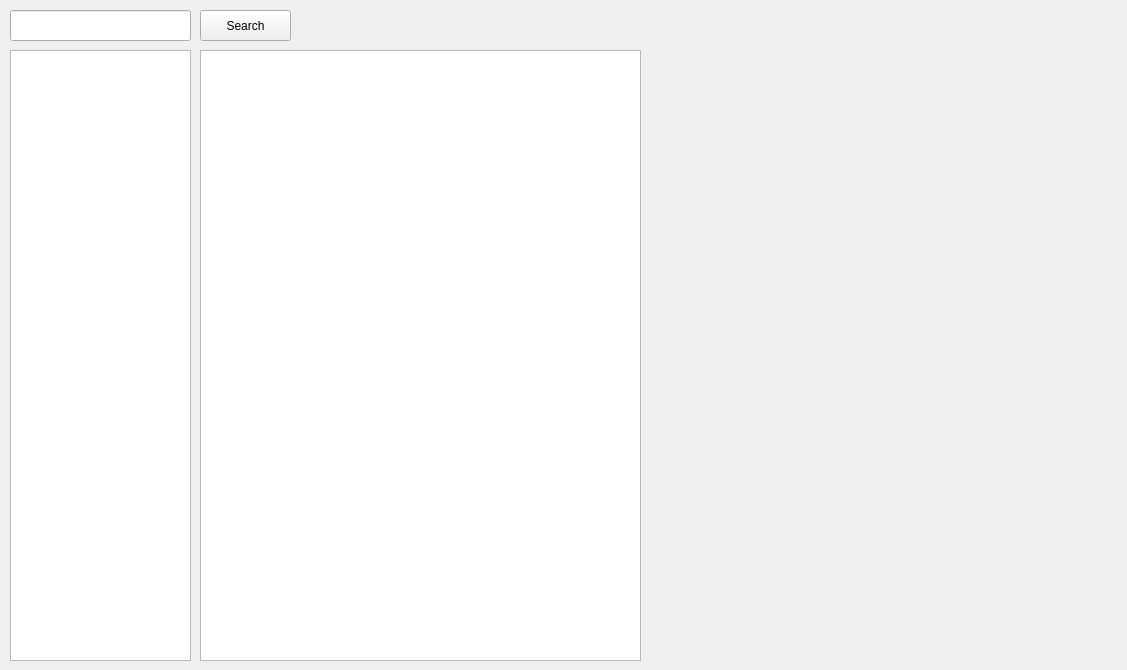
<?xml version="1.0" encoding="UTF-8"?>
<ui version="4.0">
 <class>Form</class>
 <widget class="QWidget" name="Form">
  <property name="geometry">
   <rect>
    <x>0</x>
    <y>0</y>
    <width>1127</width>
    <height>670</height>
   </rect>
  </property>
  <property name="windowTitle">
   <string>Form</string>
  </property>
  <widget class="QListWidget" name="podcast_search_results_list">
   <property name="geometry">
    <rect>
     <x>10</x>
     <y>50</y>
     <width>181</width>
     <height>611</height>
    </rect>
   </property>
   <property name="alternatingRowColors">
    <bool>true</bool>
   </property>
  </widget>
  <widget class="QPushButton" name="search_button">
   <property name="geometry">
    <rect>
     <x>200</x>
     <y>10</y>
     <width>91</width>
     <height>31</height>
    </rect>
   </property>
   <property name="text">
    <string>Search</string>
   </property>
  </widget>
  <widget class="QListWidget" name="episode_list">
   <property name="geometry">
    <rect>
     <x>200</x>
     <y>50</y>
     <width>441</width>
     <height>611</height>
    </rect>
   </property>
   <property name="alternatingRowColors">
    <bool>true</bool>
   </property>
  </widget>
  <widget class="QLineEdit" name="search_input">
   <property name="geometry">
    <rect>
     <x>10</x>
     <y>10</y>
     <width>181</width>
     <height>31</height>
    </rect>
   </property>
  </widget>
 </widget>
 <resources/>
 <connections/>
</ui>
